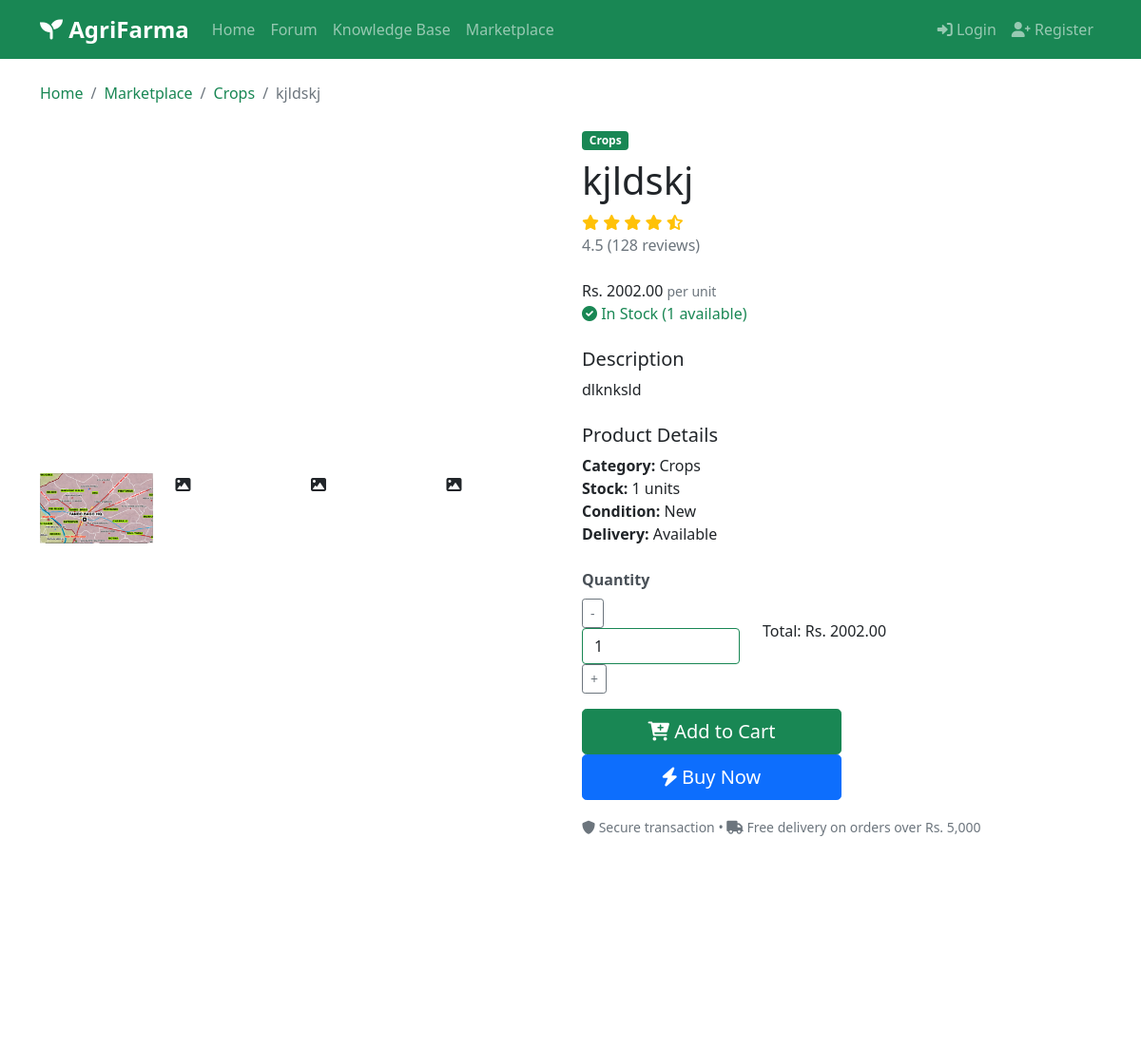
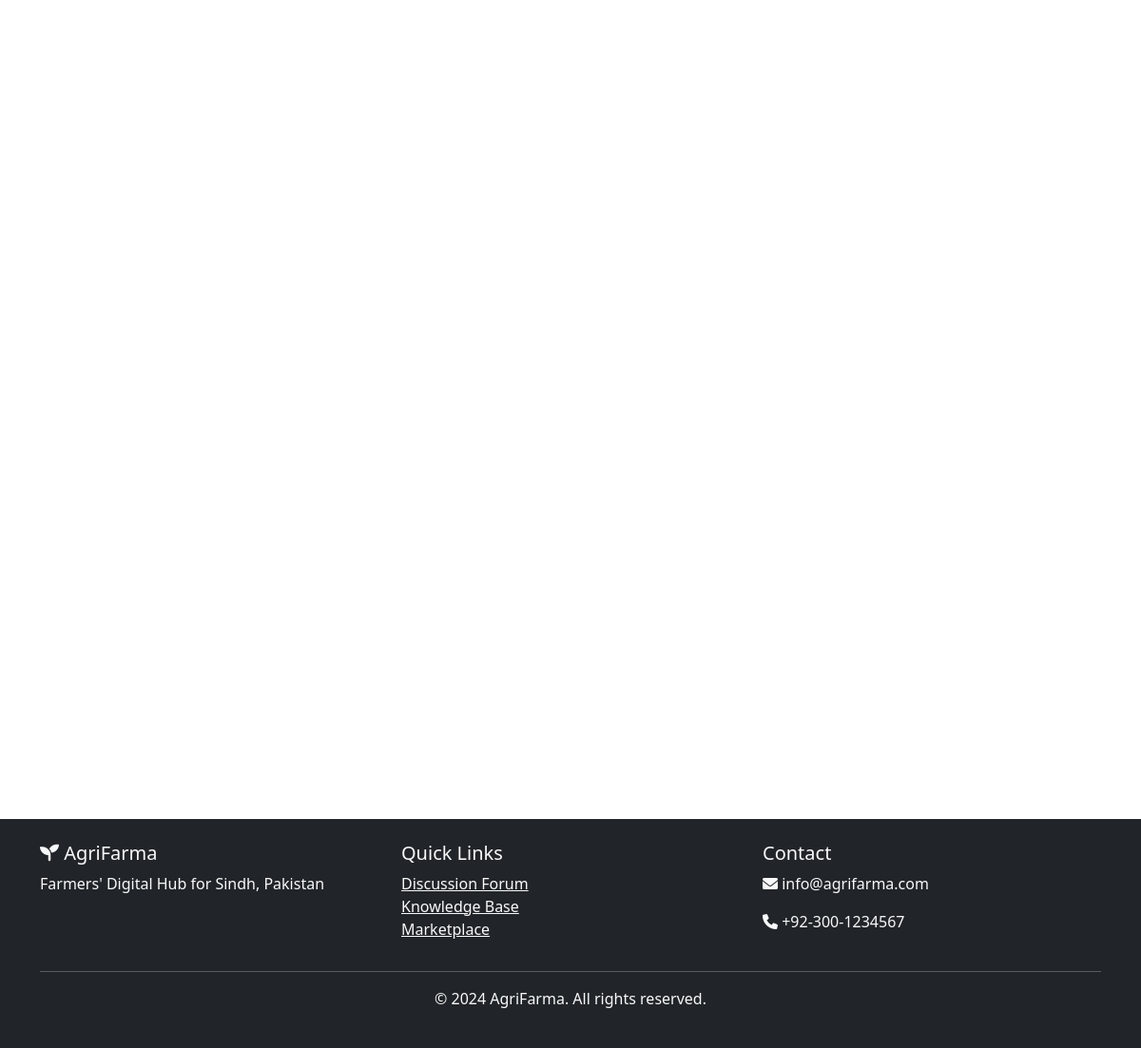
The app's page /marketplace/product/1 with its own data (2 pictures, top to bottom).
### app.py (models this page shows)
class Product(db.Model):
    id = db.Column(db.Integer, primary_key=True)
    name = db.Column(db.String(200), nullable=False)
    description = db.Column(db.Text)
    price = db.Column(db.Float, nullable=False)
    category = db.Column(db.String(100))
    image_url = db.Column(db.String(200))
    stock_quantity = db.Column(db.Integer, default=0)
    user_id = db.Column(db.Integer, db.ForeignKey('user.id'), nullable=False)
    approved = db.Column(db.Boolean, default=True)
    created_at = db.Column(db.DateTime, default=datetime.datetime.utcnow)
    updated_at = db.Column(db.DateTime, default=datetime.datetime.utcnow, onupdate=datetime.datetime.utcnow)

### app.py (the view)
@app.route('/marketplace/product/<int:product_id>')
def product_detail(product_id):
    product = Product.query.options(joinedload(Product.seller)).get_or_404(product_id)
    all_products = Product.query.options(joinedload(Product.seller)).all()
    return render_template('marketplace/product_detail.html', product=product, products=all_products)

### templates/marketplace/product_detail.html (shortened to what this page needs)
{% extends "base.html" %}
{% block content %}
<div class="container mt-4">
    <nav aria-label="breadcrumb" class="mb-4">
        <ol class="breadcrumb">
            <li class="breadcrumb-item"><a href="{{ url_for('index') }}">Home</a></li>
            <li class="breadcrumb-item"><a href="{{ url_for('marketplace') }}">Marketplace</a></li>
            <li class="breadcrumb-item"><a href="#">{{ product.category }}</a></li>
            <li class="breadcrumb-item active">{{ product.name }}</li>
        </ol>
    </nav>
    <div class="row">
        <div class="col-lg-6">
            <div class="row">
                <div class="col-3">
                    <div class="product-thumbnail active">
                        {% if product.image_url %}
                        <img src="{{ product.image_url }}" class="img-fluid" alt="Thumbnail 1">
                        {% else %}
                        <div class="thumbnail-placeholder">
                            <i class="fas fa-seedling"></i>
                        </div>
                        {% endif %}
                    </div>
                </div>
                <div class="col-3">
                    <div class="product-thumbnail">
                        <div class="thumbnail-placeholder">
                            <i class="fas fa-image"></i>
                        </div>
                    </div>
                </div>
                <div class="col-3">
                    <div class="product-thumbnail">
                        <div class="thumbnail-placeholder">
                            <i class="fas fa-image"></i>
                        </div>
                    </div>
                </div>
                <div class="col-3">
                    <div class="product-thumbnail">
                        <div class="thumbnail-placeholder">
                            <i class="fas fa-image"></i>
                        </div>
                    </div>
                </div>
            </div>
        </div>
        <div class="col-lg-6">
            <div class="product-info">
                <div class="product-header mb-4">
                    <div class="product-category mb-2">
                        <span class="badge bg-success">{{ product.category }}</span>
                    </div>
                    <h1 class="product-title">{{ product.name }}</h1>
                    <div class="product-rating mb-3">
                        <div class="stars">
                            <i class="fas fa-star text-warning"></i>
                            <i class="fas fa-star text-warning"></i>
                            <i class="fas fa-star text-warning"></i>
                            <i class="fas fa-star text-warning"></i>
                            <i class="fas fa-star-half-alt text-warning"></i>
                        </div>
                        <span class="rating-text">4.5 (128 reviews)</span>
                    </div>
                </div>
                <div class="product-pricing mb-4">
                    <div class="price-section">
                        <span class="current-price">Rs. {{ "%.2f"|format(product.price) }}</span>
                        <small class="text-muted">per unit</small>
                    </div>
                    {% if product.stock_quantity > 0 %}
                    <div class="stock-status text-success">
                        <i class="fas fa-check-circle"></i> In Stock ({{ product.stock_quantity }} available)
                    </div>
                    {% else %}
                    <div class="stock-status text-danger">
                        <i class="fas fa-times-circle"></i> Out of Stock
                    </div>
                    {% endif %}
                </div>
                <div class="product-description mb-4">
                    <h5>Description</h5>
                    <p>{{ product.description }}</p>
                </div>
                <div class="product-details mb-4">
                    <h5>Product Details</h5>
                    <div class="details-grid">
                        <div class="detail-item">
                            <strong>Category:</strong> {{ product.category }}
                        </div>
                        <div class="detail-item">
                            <strong>Stock:</strong> {{ product.stock_quantity }} units
                        </div>
                        <div class="detail-item">
                            <strong>Condition:</strong> New
                        </div>
                        <div class="detail-item">
                            <strong>Delivery:</strong> Available
                        </div>
                    </div>
                </div>
                {% if product.stock_quantity > 0 %}
                <div class="purchase-section">
                    <div class="row align-items-center mb-3">
                        <div class="col-md-4">
                            <label class="form-label">Quantity</label>
                            <div class="quantity-selector">
                                <button type="button" class="btn btn-outline-secondary btn-sm quantity-btn"
                                    data-action="decrease">-</button>
                                <input type="number" class="form-control quantity-input" value="1" min="1"
                                    max="{{ product.stock_quantity }}">
                                <button type="button" class="btn btn-outline-secondary btn-sm quantity-btn"
                                    data-action="increase">+</button>
                            </div>
                        </div>
                        <div class="col-md-8">
                            <div class="total-price">
                                Total: <span class="total-amount">Rs. {{ "%.2f"|format(product.price) }}</span>
                            </div>
                        </div>
                    </div>
                    <div class="action-buttons">
                        <button type="button" class="btn btn-success btn-lg me-2 w-50 add-to-cart-btn">
                            <i class="fas fa-cart-plus"></i> Add to Cart
                        </button>
                        <button type="button" class="btn btn-primary btn-lg w-50 buy-now-btn">
                            <i class="fas fa-bolt"></i> Buy Now
                        </button>
                    </div>
                    <div class="security-features mt-3">
                        <small class="text-muted">
                            <i class="fas fa-shield-alt"></i> Secure transaction •
                            <i class="fas fa-truck"></i> Free delivery on orders over Rs. 5,000
                        </small>
                    </div>
                </div>
                {% endif %}
            </div>
        </div>
    </div>
    <div class="row mt-5">
        <div class="col-12">
        </div>
    </div>
    <div class="row mt-4">
        <div class="col-12">
        </div>
    </div>
    <div class="row mt-4">
        <div class="col-12">
    </div>
</div>
</div>
{% endblock %}

### static/css/style.css (style rules this page uses)
:root { --primary-color: #198754; --secondary-color: #146c43; --light-green: #d1e7dd; }
.btn-success { background-color: var(--primary-color); border-color: var(--primary-color); }
.breadcrumb { background-color: transparent; padding: 0; }
.breadcrumb-item a { color: var(--primary-color); text-decoration: none; }
.breadcrumb-item.active { color: #6c757d; }
.rating-text { color: #6c757d; font-weight: 500; }
.form-label { font-weight: 600; color: #495057; margin-bottom: 0.5rem; }
.form-control:valid { border-color: #198754; }

### records on screen
Product: category "Crops", name "kjldskj", price "2002.00", stock_quantity "1", description "dlknksld"
